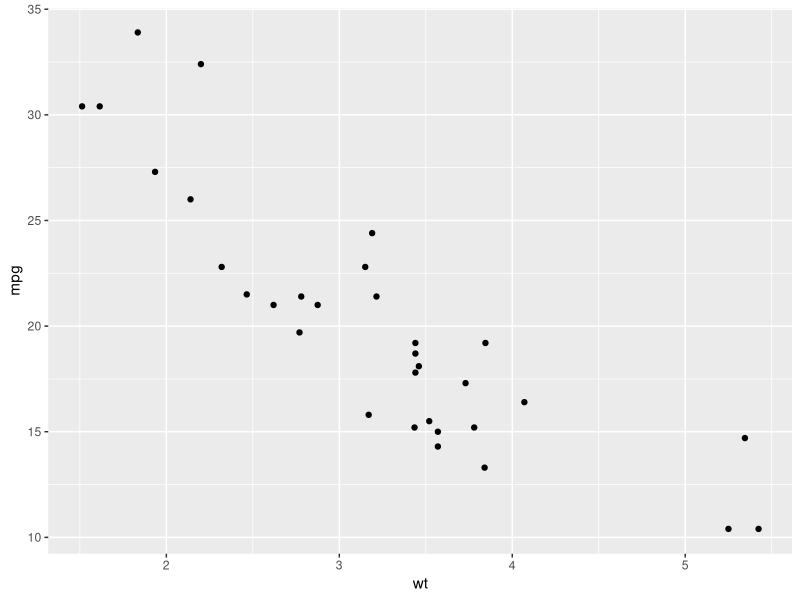
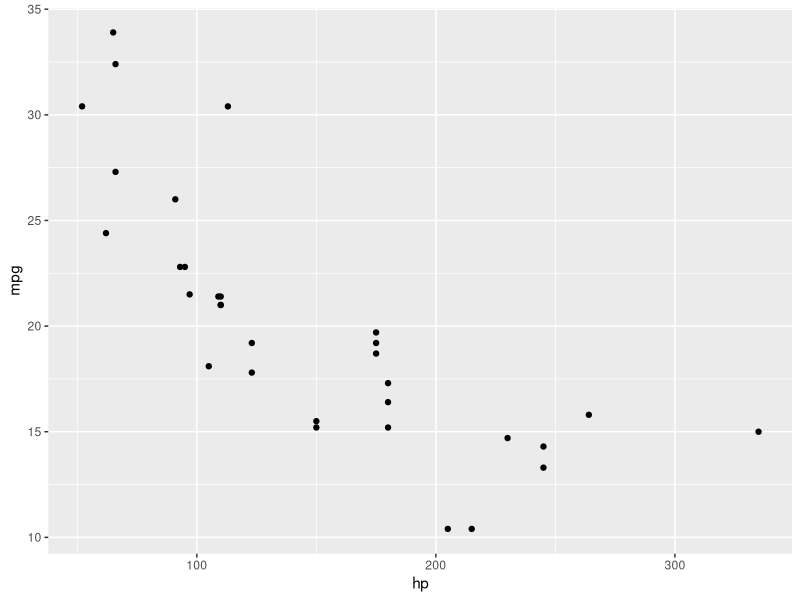
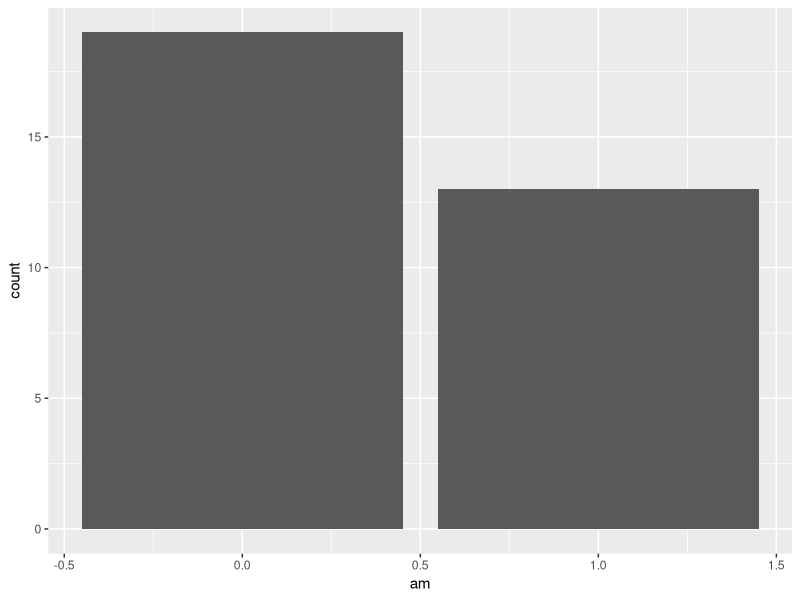

R code for these plots, in order: (Note: this script raises an error after producing the figures.)
# Notes 3 Code

# Section 3 - The ggplot2 package

# Load the ggplot2 library (assuming you've installed it before)
library(ggplot2)

# 3.2

# Create a scatterplot of car weights vs. mpg
ggplot(data = mtcars) +
  geom_point(aes(x = wt, y = mpg))

# Practice - Make scatterplot with hp on x axis instead
ggplot(data = mtcars) +
  geom_point(aes(x = hp, y = mpg))

# Practice - Make bar graph of transmission types using geom_bar()
ggplot(data = mtcars) +
  geom_bar(aes(x = am))


# Section 4 - Types of graphs

# 4.1 - Histograms

# Generic code for a histogram
ggplot(data = dataset_name) +
  geom_histogram(aes(x = quant_var))

# Recreate histogram of Temp from airquality dataset
ggplot(data = airquality) +
  geom_histogram(aes(x = Temp))


# 4.2 - Side-by-side boxplots

# Generic code for a side-by-side boxplot
ggplot(data = dataset_name) +
  geom_boxplot(aes(x = cat_var, y = quant_var))

# Recreate side-by-side boxplots of len by supp from Toothgrowth dataset
ggplot(data = ToothGrowth) +
  geom_boxplot(aes(x = supp, y = len))


# 4.3 - Bar graphs

# Generic code for bar graph (with raw data)
ggplot(data = dataset_name) +
  geom_bar(aes(x = cat_var))

# Generic code for bar graph (with summarized data)
ggplot(data = dataset_name) +
  geom_col(aes(x = cat_var, y = count_var))

# Bar graph of cut categories from diamonds dataset
ggplot(data = diamonds) +
  geom_bar(aes(x = cut))


# Section 5 - Changing titles / labels / backgrounds / colors / etc

# 5.1

# Example of adding labels using labs()
ggplot(diamonds) +
  geom_point(aes(x = carat, y = price, color = cut)) +
  labs(title = "Scatterplot of diamond prices",
       subtitle = "Using diamonds dataset from ggplot2",
       caption = "Created for STS272 (Fall 2020)",
       x = "Weight of the Diamond (in carats)",
       y = "Price in US Dollars",
       color = "Quality of Cut")

# 5.3

# Example of changing colors without mapping a variable to an aesthetic
ggplot(airquality) +
  geom_histogram(aes(x = Temp), fill = "darkred", color = "gold")

# Example of mapping a variable to colors using aes()
ggplot(data = diamonds) +
  geom_bar(aes(x = cut, fill = cut))
